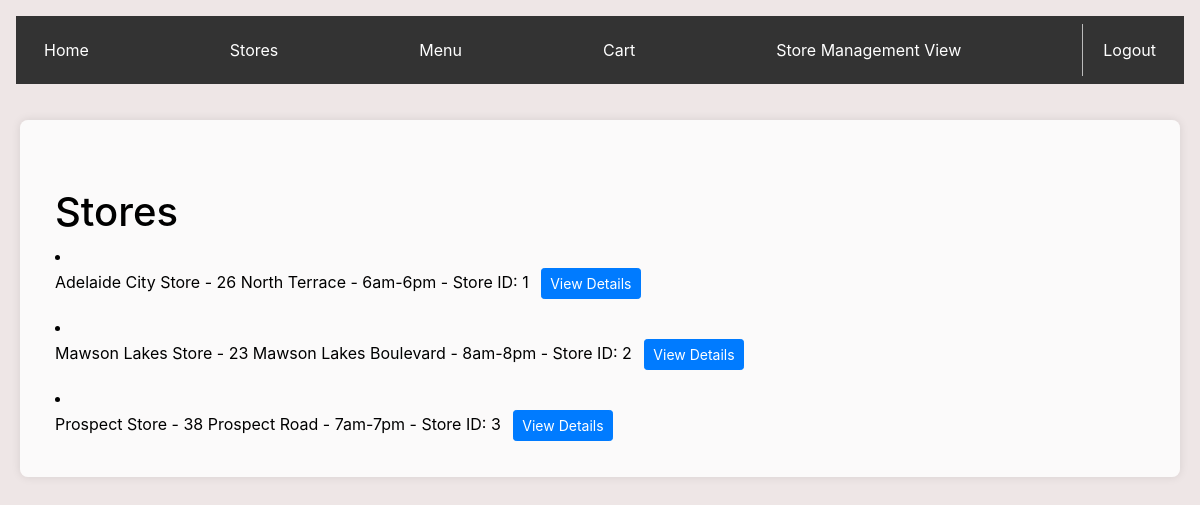
Before: /customerStoresDisplay with the older database file.
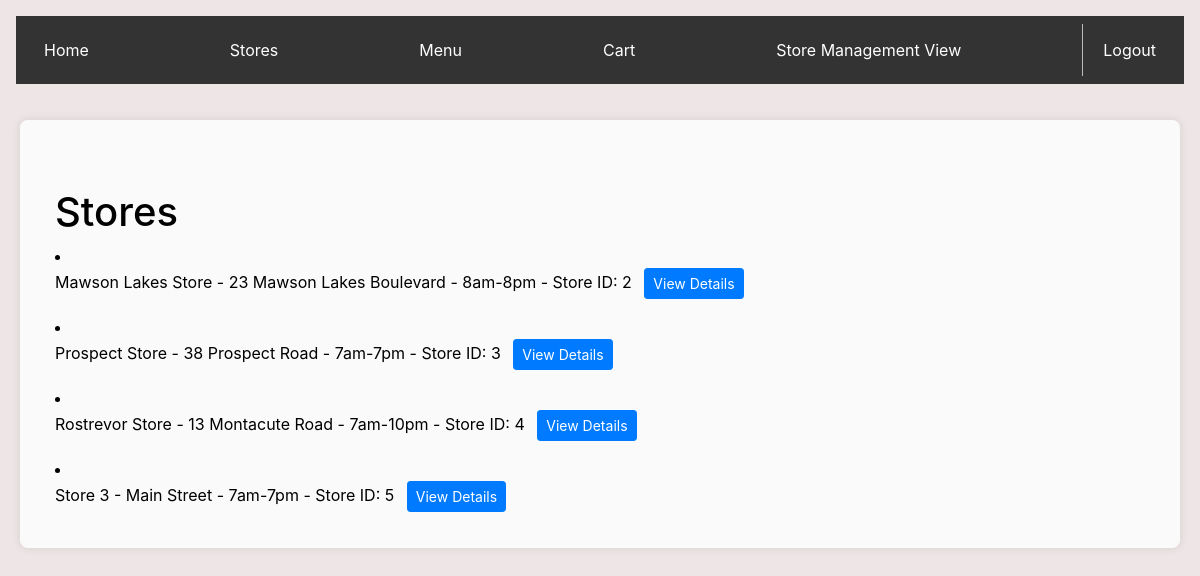
After: the same page with the newer database file.
### app.py (models this page shows, shortened)
class Stores(db.Model):
    id = db.Column(db.Integer, primary_key=True)
    name = db.Column(db.String(100), nullable=False)
    address = db.Column(db.String(100), nullable=False)
    opening_hours = db.Column(db.String(50))
    petrols = db.relationship('Petrol', backref='store', lazy=True)

### app.py (the view)
@app.route('/customerStoresDisplay')
def customerStoresDisplay():
    title = "Store List"
    stores = Stores.query.order_by(Stores.name.asc()).all()
    return render_template("customerStoresDisplay.html", title=title, stores=stores)

### templates/customerStoresDisplay.html (shortened to what this page needs)
{% extends 'base_customer.html' %}
{% block content %}
    <div class="container mt-5">
        <h1>Stores</h1>
            {% for store in stores %}
                <li class="store-item mb-3">
                    <div class="store-info">
                        <span>{{ store.name }} - {{ store.address }} - {{ store.opening_hours }} - Store ID: {{ store.id }}</span>
                        <a href="{{ url_for('customerStoreDetails', store_id=store.id) }}" class="btn btn-primary btn-sm ml-2">View Details</a>
                    </div>
                </li>
            {% endfor %}
    </div>
{% endblock %}

### templates/base_customer.html (shortened to what this page needs)
<!DOCTYPE html>
<html lang="en">
<head>
  <link rel="stylesheet" href="https://stackpath.bootstrapcdn.com/bootstrap/4.5.0/css/bootstrap.min.css">
</head>
<body>
    <header>
        <div style="background-color: #333 ;"class="navbar">
            <a href="{{ url_for('customerIndex') }}">Home</a>
            <a href="{{ url_for('customerStoresDisplay') }}">Stores</a>
            <a href="{{ url_for('customerMenuList') }}">Menu</a>
            <a href="{{ url_for('cart') }}">Cart</a>
            <a href="{{ url_for('loginForManager') }}">Store Management View</a>
            <li style="float: right; border-left: 1px solid #bbb">
              <a href="{{ url_for('logout') }}">Logout</a>
            </li>
          </div>
    </header>
    <main>
        <div class="panel">
            {% block content %}
            {% endblock %}
        </div>
    </main>
</body>
</html>

### templates/base_customer.html (style rules this page uses)
body { background-color: rgb(238, 230, 230); color: black; margin: 0; padding: 0; }
body::before { content: ""; position: absolute; top: 0; left: 0; right: 0; bottom: 0; background-image: url('https://generated-assets.prod.myninja.ai/2ce54d58-cb51-4359-8ef3-736d2041e1fb/bd1ad6ae-335c-4c6b-ac0a-22bb35dca7f8_2.jpeg'); background-size: cover; background-repeat: no-repeat; background-position: 55% 35%; z-index: -1; }
header { text-align: center; padding: 1rem; }
.navbar { background-color: #333; overflow: hidden; padding: 0.5rem; }
.navbar a { color: white; text-decoration: none; padding: 14px 20px; float: left; }
.navbar li { list-style-type: none; display: inline; }
.panel { background-color: rgba(255, 255, 255, 0.8); padding: 20px; border-radius: 8px; box-shadow: 0 0 10px rgba(0, 0, 0, 0.1); margin: 20px; }

Changed rows visible on the page:
removed Stores: name "Adelaide City Store", address "26 North Terrace", opening_hours "6am-6pm", id "1"
added Stores: name "Rostrevor Store", address "13 Montacute Road", opening_hours "7am-10pm", id "4"
added Stores: name "Store 3", address "Main Street", opening_hours "7am-7pm", id "5"
